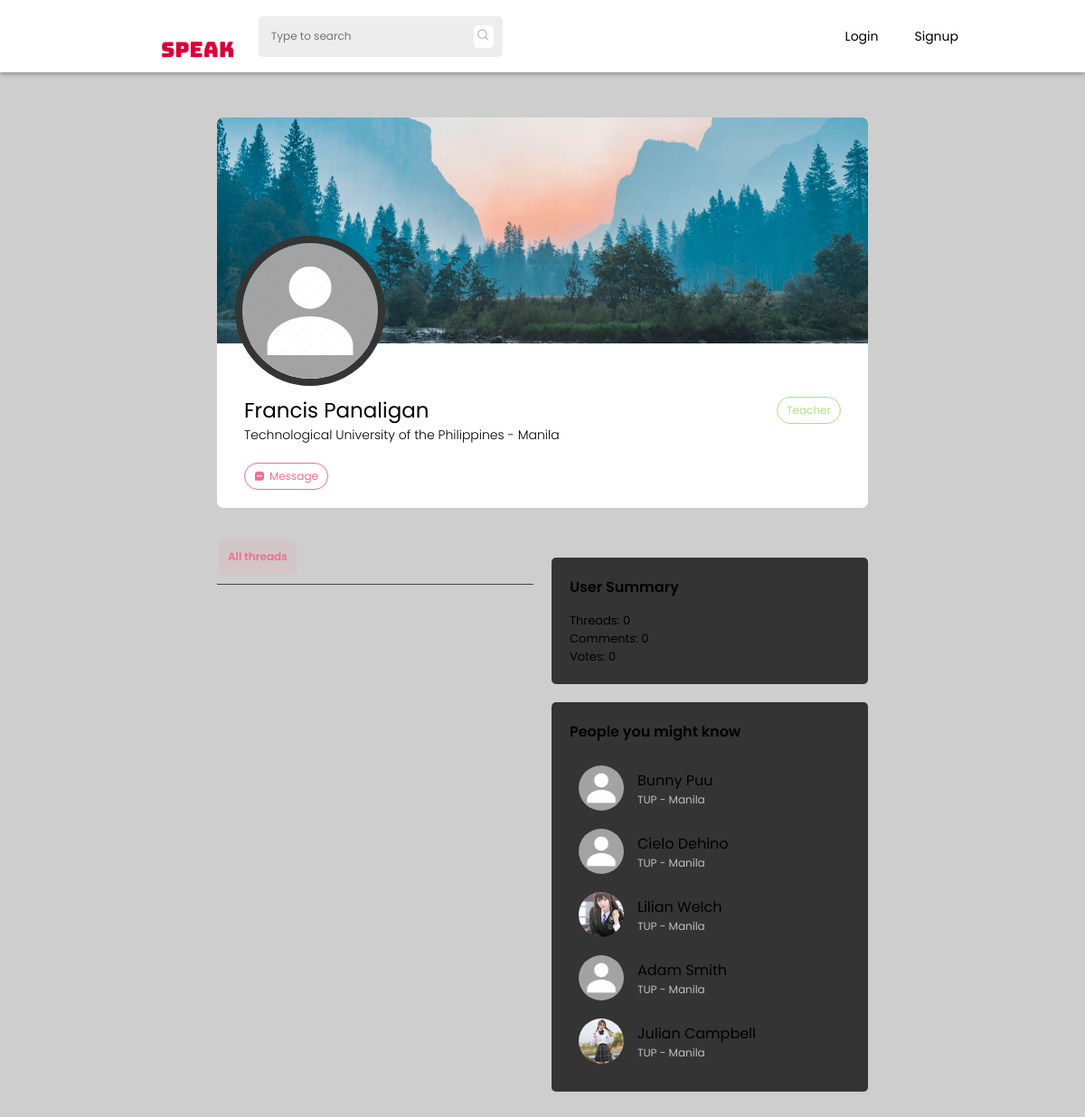
The app's page /profile.php?view=u627fe814b5bfd, older data.
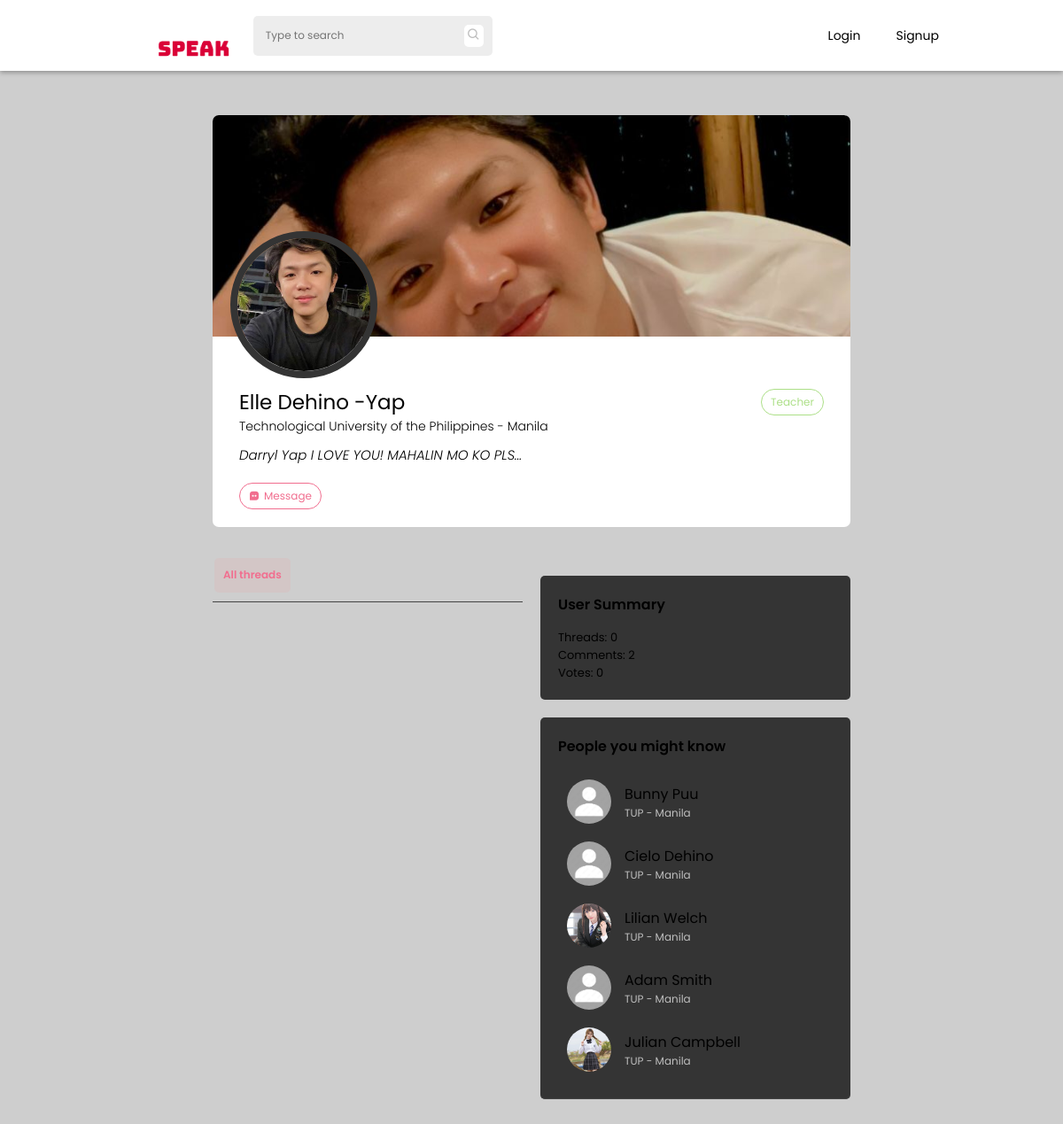
The same page, newer data.
### tables this page shows
CREATE TABLE `users` (
  `id` int(11) NOT NULL,
  `uid` varchar(255) NOT NULL,
  `firstname` varchar(255) NOT NULL,
  `lastname` varchar(255) NOT NULL,
  `email` varchar(255) NOT NULL,
  `password` varchar(255) NOT NULL,
  `avatar` varchar(255) NOT NULL DEFAULT 'assets/images/avatar/default.jpg',
  `cover` varchar(255) NOT NULL DEFAULT 'assets/images/avatar/default-cover.jpg',
  `birthdate` date NOT NULL,
  `privileged` tinyint(1) NOT NULL DEFAULT 0,
  `campus` varchar(100) NOT NULL DEFAULT 'Manila',
  `bio` text NOT NULL,
  `account_type` varchar(255) NOT NULL DEFAULT 'student',
  `restricted` tinyint(1) DEFAULT 0,
  `restricted_reason` varchar(255) DEFAULT NULL
);

### php-scripts/profile-scripts.php (called while the page is built, shortened)
<?php
    include('db.php');
    if(isset($_GET['view'])){
        $id = mysqli_real_escape_string($conn, $_GET['view']);
        $query = mysqli_query($conn, "SELECT * FROM users WHERE uid='$id'");
        $data = mysqli_fetch_array($query);
        $query = mysqli_query($conn, "SELECT COUNT(id) FROM threads WHERE author='$id' AND thread_status NOT IN ('declined', 'pending')");
        $data2 = mysqli_fetch_assoc($query);
        $threads = $data2['COUNT(id)'];
        $query = mysqli_query($conn, "SELECT COUNT(id) FROM comments WHERE comment_author='$id'");
        $data2 = mysqli_fetch_assoc($query);
        $comments = $data2['COUNT(id)'];
        $query = mysqli_query($conn, "SELECT COUNT(id) FROM save WHERE uid='$id'");
        $data2 = mysqli_fetch_assoc($query);
        $saves = $data2['COUNT(id)'];
    }
?>

### profile.php (the view, shortened to what this page needs)
<?php
    include('php-scripts/profile-scripts.php');
?>
<!DOCTYPE html>
<html lang="en">
<head>
    <link rel="stylesheet" href="styles/default.css">
    <link rel="stylesheet" href="styles/navbar.css">
    <link rel="stylesheet" href="styles/profile.css">
    <link href='https://unpkg.com/boxicons@2.1.2/css/boxicons.min.css' rel='stylesheet'>
</head>
<body>
    <?php include('php-scripts/navbar.php'); ?>
    <section class="main">
        <div class="profile-container">
            <div>
                <div class="profile-details">
                    <div class="profile-images">
                        <img class="profile-cover" src="<?php echo $data['cover'] ?>" alt="">
                        <img class="profile-avatar" src="<?php echo $data['avatar'] ?>" alt="">
                    </div>
                    <div class="user-profile">
                        <div class="user-main">
                            <p class="profile-name"><?php echo $data['firstname'] . ' ' . $data['lastname'] ?></p>
                            <p class="profile-type"><?php echo ucfirst($data['account_type']) ?></p>
                        </div>
                        <p class="profile-campus">Technological University of the Philippines - <?php echo $data['campus'] ?></p>
                        <p class="profile-course"><?php echo $data['bio'] ?></p>
                        <?php if ($_SESSION['uid'] !== $_GET['view']) {?>
                            <div class="message-user">
                                <i class='bx bxs-message-square-dots'></i>
                                <p>Message</p>
                            </div>
                        <?php } ?>
                    </div>
                </div>
            </div>
            <div id="profile-view">
                <div class="panel left">
                    <div class="panel-menu">
                        <button data-btn="all">All threads</button>
                    </div>
                </div>
                <div class="panel right">
                    <div class="panel-detailed-view">
                        <h3 class="right-heading">User Summary</h3>
                        <p>Threads: <?php echo $threads ?></p>
                        <p>Comments: <?php echo $comments ?></p>
                        <p>Votes: <?php echo $saves ?></p>
                    </div>
                    <div class="panel-people">
                        <h3 class="right-heading">People you might know</h3>
                        <?php
                            $people = mysqli_query($conn, "SELECT * FROM users WHERE uid != '$_SESSION[uid]' ORDER BY RAND() LIMIT 5");
                            while ($person = $people->fetch_assoc()) {
                                echo '
                                    <div class="person" data-user="'. $person['uid'] .'">
                                        <img src="' . $person['avatar'] . '" alt="">
                                        <div>
                                            <p>' . $person['firstname'] . ' ' . $person['lastname'] . '</p>
                                            <p class="person-campus">TUP - ' . $person['campus'] . '</p>
                                        </div>
                                    </div>';
                            }
                        ?>
                    </div>
                </div>
            </div>
        </div>
    </section>
</body>
</html>

### php-scripts/navbar.php (shortened to what this page needs)
<nav>
    <div>
        <img class="speak-logo" src="assets/images/favicon.png" alt="Logo">
        <div class="search-bar">
            <input class="nav-search" type="text" placeholder="Type to search">
            <span class="search-icon"><i class='bx bx-search'></i></span>
        </div>
    </div>
    <div class="nav-buttons">
    <?php
        include('db.php');
        if(isset($_SESSION['uid'])){
            $query = mysqli_query($conn, "SELECT * FROM users WHERE uid='{$_SESSION['uid']}'");
            $result = mysqli_fetch_array($query);
        ?>
        <ul>
            <?php
            if($result['privileged'] == 1){ ?>
                <li class="nav-links"><a href="superuser.php" target="_blank">SuperUser</a></li>
            <?php } ?>
            <li class="nav-links"><a href="home.php">Home</a></li>
            <li class="nav-links" id="nav-messages">
                <a href="messages.php">Messages</a>
                <div class="notification-message"></div>
            </li>
            <div class="notification">
                <span>
                    <i class='bx bxs-bell'></i>
                </span>
                <div class="notification-indicator"></div>
                <div class="notification-dropdown">
                    <div class="notification-header">
                        <h1>Notifications</h1>
                        <i class='bx bx-list-check' id="read-all" title="Mark all as read"></i>
                    </div>
                    <div class="notification-list">
                    </div>
                </div>
            </div>
            <div class="dropdown">
                <img class="user-avatar" src="<?php echo $result['avatar'] ?>">
                <div class="dropdown-content">
                    <a href="profile.php?view=<?php echo $_SESSION['uid'] ?>">My profile</a>
                    <a href="settings.php">Account Settings</a>
                    <a href="logout.php">Logout</a>
                </div>
            </div>
        </ul>
    <?php } else { ?>
        <ul>
            <li class="nav-links"><a href="login.php">Login</a></li>
            <li class="nav-links"><a href="register.php">Signup</a></li>
        </ul>
    <?php } ?>
    </div>
</nav>

### styles/default.css (style rules this page uses)
* { padding: 0; margin: 0; transition: ease .3s; font-family: 'Poppins', sans-serif; color: black; }
:root { --primary: #da0037; --primary-dark: #ae002b; --secondary: #f16e8f; --student: #ACDF87; --gray: #444444; --gray-dark: #171717; --gray-light: #EDEDED; --gray-lighter: rgb(190, 190, 190); --card-bg: #ffffff; --card-secondary: rgb(172, 172, 172); --dark: #1A1A1B; --dark-secondary: #343434; --input-border: rgba(0,0,0,.3); --link-color: #2E88FE; --light: #fff; --light-color: #000; --dark-color: #fff; }
html,body { scroll-behavior: smooth; overflow: hidden; background: #cecece; height: 100vh; width: 100vw; }
.main { height: max-content; }
input, textarea { background: transparent; }
input[type=text], textarea { font-size: 12px; padding-left: 4px; }

### styles/navbar.css (style rules this page uses)
:root { --navbar-height: 80px; }
nav { height: var(--navbar-height); display: flex; align-items: center; background-color: var(--card-bg); justify-content: space-between; padding: 0 10%; position: fixed; top: 0; left: 0; width: -webkit-fill-available; width: -moz-available; z-index: 100; -webkit-box-shadow: 0px 2px 5px 0px rgba(0,0,0,0.3); -moz-box-shadow: 0px 2px 5px 0px rgba(0,0,0,0.3); box-shadow: 0px 2px 5px 0px rgba(0,0,0,0.3); }
nav div { display: flex; align-items: center; width: auto; }
.speak-logo { height: 70px; width: auto; }
.search-bar { display: flex; max-width: 250px; width: 300px; align-items: center; justify-content: space-between; background-color: var(--gray-light); padding: 10px 10px; border-radius: 5px; margin: 0 20px; }
.nav-search { border: none; width: 100%; }
.search-icon { background-color: var(--light); padding: 0 3px; border-radius: 5px; }
.search-icon i { color: var(--gray-lighter); }
.nav-buttons { height: 100%; position: relative; }
.nav-buttons ul { list-style: none; display: flex; height: -webkit-fill-available; height: -moz-available; align-items: center; }
.nav-links { position: relative; height: -webkit-fill-available; height: -moz-available; display: flex; flex-direction: column; justify-content: center; }
.nav-links a { text-decoration: none; margin: 0 20px; font-size: 14px; }
.active { border-bottom: 3px solid var(--primary); }

Row changes from the older to the newer data that the page shows:
changed users "Teacher": cover: picture added in place of a placeholder; avatar: picture added in place of a placeholder; firstname "Francis" → "Elle Dehino"; lastname "Panaligan" → "-Yap"; bio (not shown) → "Darryl Yap I LOVE YOU! MAHALIN MO KO PLS..."
Text that changed along with them:
$comments: "0" → "2"
